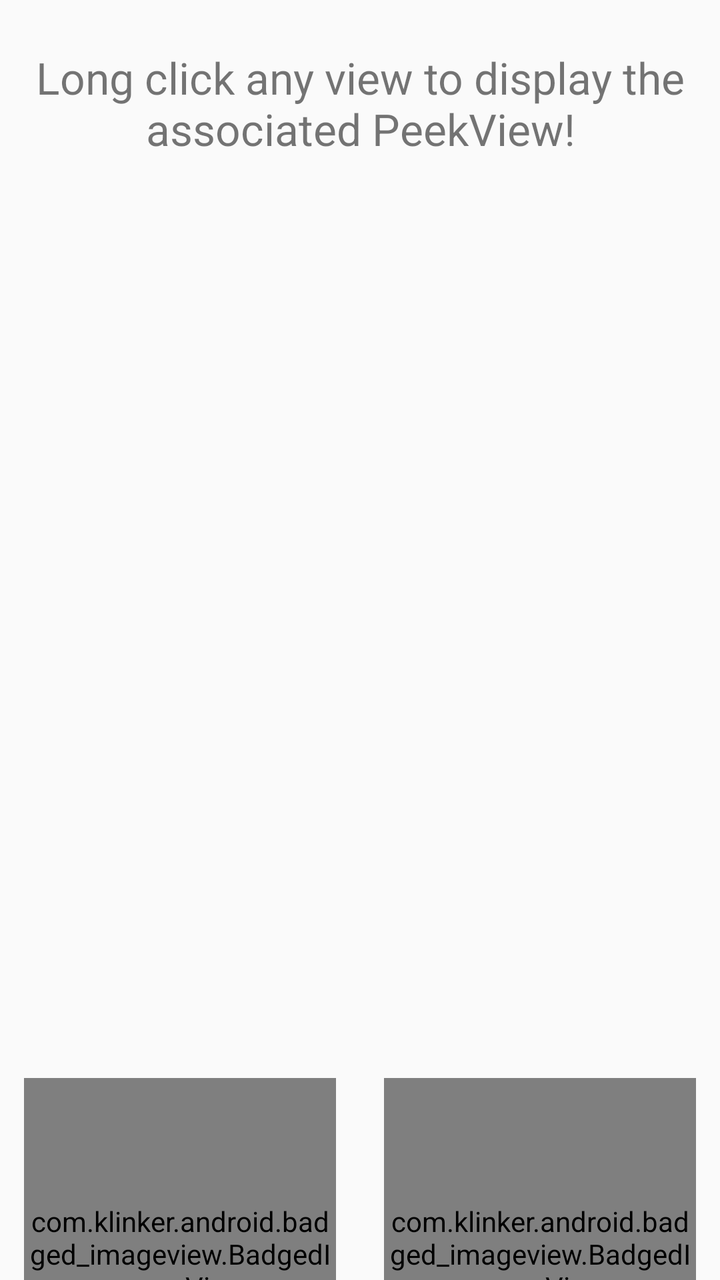
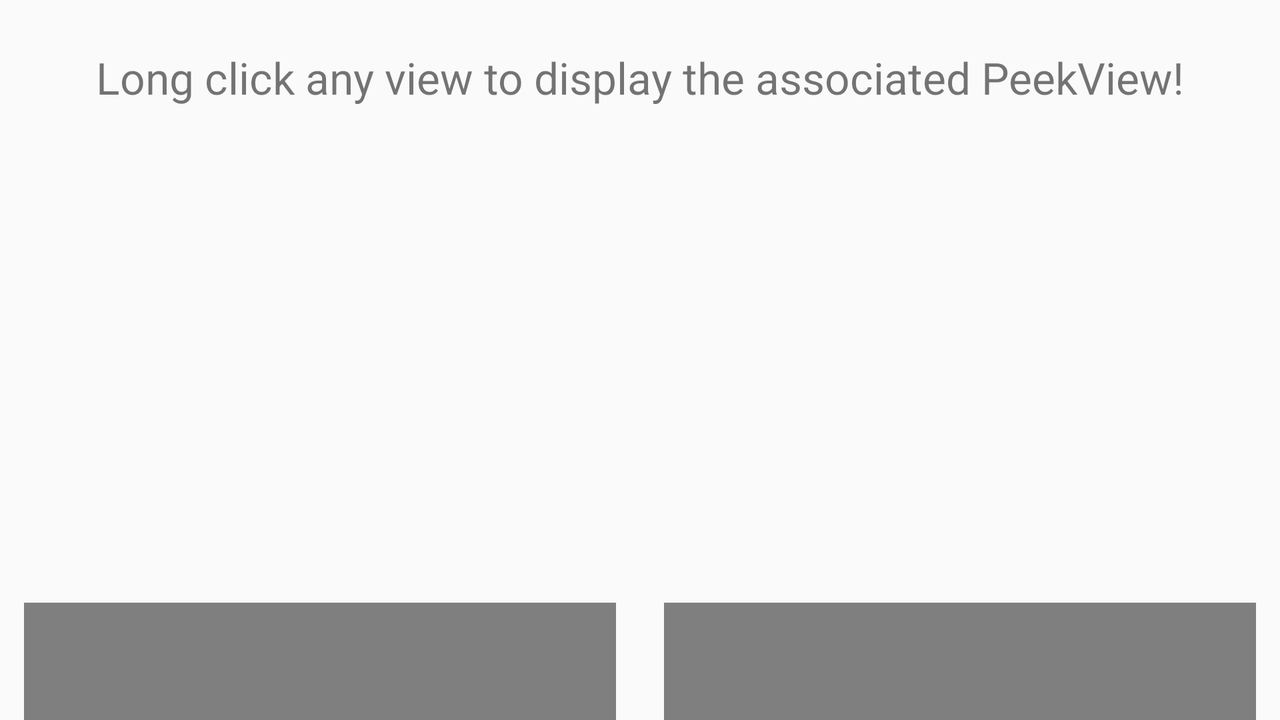

One screen, two layout resources from the same app: the default and the repository's alternative for another configuration. Each is rendered where Android would select it; the XML of both is given below.
<!-- AndroidManifest.xml: activity theme AppTheme -->
<!-- res/layout/activity_main.xml -->
<?xml version="1.0" encoding="utf-8"?>
<android.support.design.widget.CoordinatorLayout
    xmlns:android="http://schemas.android.com/apk/res/android"
    xmlns:app="http://schemas.android.com/apk/res-auto"
    android:orientation="vertical"
    android:layout_width="match_parent"
    android:layout_height="match_parent">

    <android.support.v4.widget.NestedScrollView
        android:layout_width="match_parent"
        android:layout_height="match_parent"
        app:layout_behavior="@string/appbar_scrolling_view_behavior">

        <LinearLayout
            android:orientation="vertical"
            android:layout_width="match_parent"
            android:layout_height="match_parent">

            <TextView
                android:layout_marginTop="12dp"
                android:padding="12dp"
                android:id="@+id/description"
                android:text="@string/description"
                android:textSize="22sp"
                android:gravity="center"
                android:layout_width="match_parent"
                android:layout_height="wrap_content" />

            <LinearLayout
                android:layout_width="match_parent"
                android:layout_height="200dp"
                android:layout_marginBottom="12dp">

                <LinearLayout
                    android:layout_width="0dp"
                    android:layout_weight="1"
                    android:layout_height="match_parent">

                    <ImageView
                        android:id="@+id/talon"
                        android:layout_width="match_parent"
                        android:layout_height="match_parent" />

                </LinearLayout>

                <LinearLayout
                    android:layout_width="0dp"
                    android:layout_weight="1"
                    android:layout_height="match_parent">

                    <ImageView
                        android:id="@+id/evolve"
                        android:layout_width="match_parent"
                        android:layout_height="match_parent" />

                </LinearLayout>

            </LinearLayout>

            <LinearLayout
                android:orientation="horizontal"
                android:layout_width="match_parent"
                android:layout_height="200dp"
                android:layout_marginBottom="12dp">

                <LinearLayout
                    android:layout_width="0dp"
                    android:layout_weight="1"
                    android:layout_height="match_parent">

                    <ImageView
                        android:id="@+id/source"
                        android:layout_width="match_parent"
                        android:layout_height="match_parent" />

                </LinearLayout>

                <LinearLayout
                    android:layout_width="0dp"
                    android:layout_weight="1"
                    android:layout_height="match_parent">

                    <ImageView
                        android:id="@+id/blur"
                        android:layout_width="match_parent"
                        android:layout_height="match_parent" />

                </LinearLayout>

            </LinearLayout>

            <ImageView
                android:id="@+id/image_peek"
                android:src="@drawable/klinker_apps"
                android:layout_width="match_parent"
                android:layout_height="wrap_content" />

            <LinearLayout
                android:orientation="horizontal"
                android:layout_marginTop="12dp"
                android:layout_width="match_parent"
                android:layout_height="200dp">

                <com.klinker.android.badged_imageview.BadgedImageView
                    android:id="@+id/gif_iv"
                    android:layout_width="0dp"
                    android:layout_weight="1"
                    android:layout_height="match_parent"
                    android:layout_margin="12dp"
                    android:scaleType="centerCrop"
                    android:background="@android:color/black"
                    app:badgeGravity="start|bottom"
                    app:badgePadding="12dp"
                    app:badgeColor="@android:color/white"
                    app:badgeText="GIF" />

                <com.klinker.android.badged_imageview.BadgedImageView
                    android:id="@+id/video_iv"
                    android:layout_width="0dp"
                    android:layout_weight="1"
                    android:layout_height="match_parent"
                    android:layout_margin="12dp"
                    android:scaleType="centerCrop"
                    android:background="@android:color/black"
                    app:badgeGravity="start|bottom"
                    app:badgePadding="12dp"
                    app:badgeColor="@android:color/white"
                    app:badgeText="VIDEO" />

            </LinearLayout>
                
        </LinearLayout>

    </android.support.v4.widget.NestedScrollView>
</android.support.design.widget.CoordinatorLayout>
<!-- resources referenced by this layout -->
<resources>
  <string name="description">Long click any view to display the associated PeekView!</string>
  <style name="AppTheme" parent="Theme.AppCompat.Light.DarkActionBar">
          <item name="colorPrimary">@color/colorPrimary</item>
          <item name="colorPrimaryDark">@color/colorPrimaryDark</item>
          <item name="colorAccent">@color/colorAccent</item>
  
          <item name="windowActionBar">false</item>
          <item name="windowNoTitle">true</item>
      </style>
  <color name="colorPrimary">#2196F3</color>
  <color name="colorPrimaryDark">#1565C0</color>
  <color name="colorAccent">#FFAB40</color>
</resources>
<!-- res/layout-land/activity_main.xml (the repository's variant of the layout above) -->
<!-- drawn on the phone turned sideways -->
<?xml version="1.0" encoding="utf-8"?>
<android.support.design.widget.CoordinatorLayout
    xmlns:android="http://schemas.android.com/apk/res/android"
    xmlns:app="http://schemas.android.com/apk/res-auto"
    android:orientation="vertical"
    android:layout_width="match_parent"
    android:layout_height="match_parent">

    <android.support.v4.widget.NestedScrollView
        android:layout_width="match_parent"
        android:layout_height="match_parent"
        app:layout_behavior="@string/appbar_scrolling_view_behavior">

        <LinearLayout
            android:orientation="vertical"
            android:layout_width="match_parent"
            android:layout_height="match_parent">

            <TextView
                android:layout_marginTop="12dp"
                android:padding="12dp"
                android:id="@+id/description"
                android:text="@string/description"
                android:textSize="22sp"
                android:gravity="center"
                android:layout_width="match_parent"
                android:layout_height="wrap_content" />

            <LinearLayout
                android:orientation="horizontal"
                android:layout_width="match_parent"
                android:layout_height="200dp"
                android:layout_marginBottom="12dp">

                <LinearLayout
                    android:id="@+id/talon_layout"
                    android:background="?attr/selectableItemBackground"
                    android:layout_width="0dp"
                    android:layout_weight="1"
                    android:layout_height="match_parent">

                    <ImageView
                        android:id="@+id/talon"
                        android:layout_width="match_parent"
                        android:layout_height="match_parent" />

                </LinearLayout>

                <LinearLayout
                    android:layout_width="0dp"
                    android:layout_weight="1"
                    android:layout_height="match_parent">

                    <ImageView
                        android:id="@+id/evolve"
                        android:layout_width="match_parent"
                        android:layout_height="match_parent" />

                </LinearLayout>

                <LinearLayout
                    android:layout_width="0dp"
                    android:layout_weight="1"
                    android:layout_height="match_parent">

                    <ImageView
                        android:id="@+id/source"
                        android:layout_width="match_parent"
                        android:layout_height="match_parent" />

                </LinearLayout>

                <LinearLayout
                    android:layout_width="0dp"
                    android:layout_weight="1"
                    android:layout_height="match_parent">

                    <ImageView
                        android:id="@+id/blur"
                        android:layout_width="match_parent"
                        android:layout_height="match_parent" />

                </LinearLayout>

            </LinearLayout>

            <ImageView
                android:id="@+id/image_peek"
                android:src="@drawable/klinker_apps"
                android:layout_width="match_parent"
                android:layout_height="wrap_content" />

            <LinearLayout
                android:orientation="horizontal"
                android:layout_marginTop="12dp"
                android:layout_width="match_parent"
                android:layout_height="200dp">

                <com.klinker.android.badged_imageview.BadgedImageView
                    android:id="@+id/gif_iv"
                    android:layout_width="0dp"
                    android:layout_weight="1"
                    android:layout_height="match_parent"
                    android:layout_margin="12dp"
                    android:scaleType="centerCrop"
                    android:background="@android:color/black"
                    app:badgeGravity="start|bottom"
                    app:badgePadding="12dp"
                    app:badgeColor="@android:color/white"
                    app:badgeText="GIF" />

                <com.klinker.android.badged_imageview.BadgedImageView
                    android:id="@+id/video_iv"
                    android:layout_width="0dp"
                    android:layout_weight="1"
                    android:layout_height="match_parent"
                    android:layout_margin="12dp"
                    android:scaleType="centerCrop"
                    android:background="@android:color/black"
                    app:badgeGravity="start|bottom"
                    app:badgePadding="12dp"
                    app:badgeColor="@android:color/white"
                    app:badgeText="VIDEO" />

            </LinearLayout>

        </LinearLayout>

    </android.support.v4.widget.NestedScrollView>
</android.support.design.widget.CoordinatorLayout>
